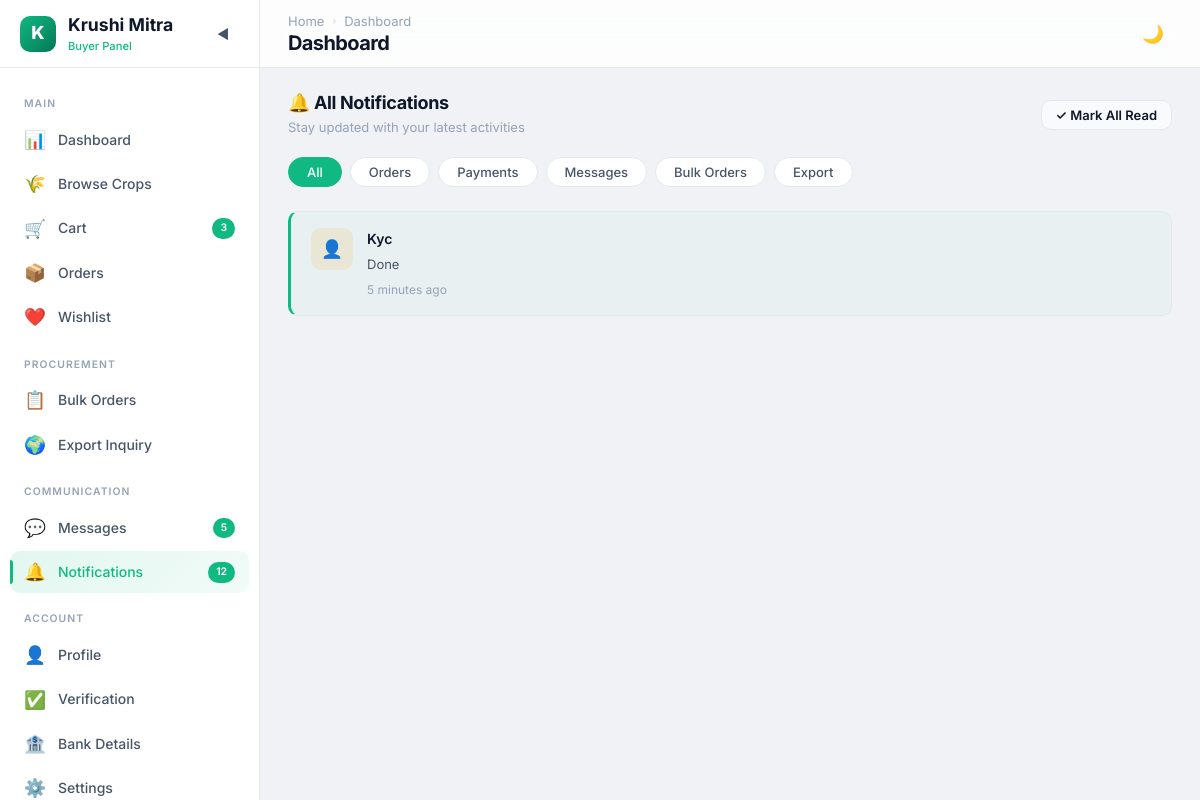
The page /buyer/notifications/ (signed in) on the database as committed earlier.
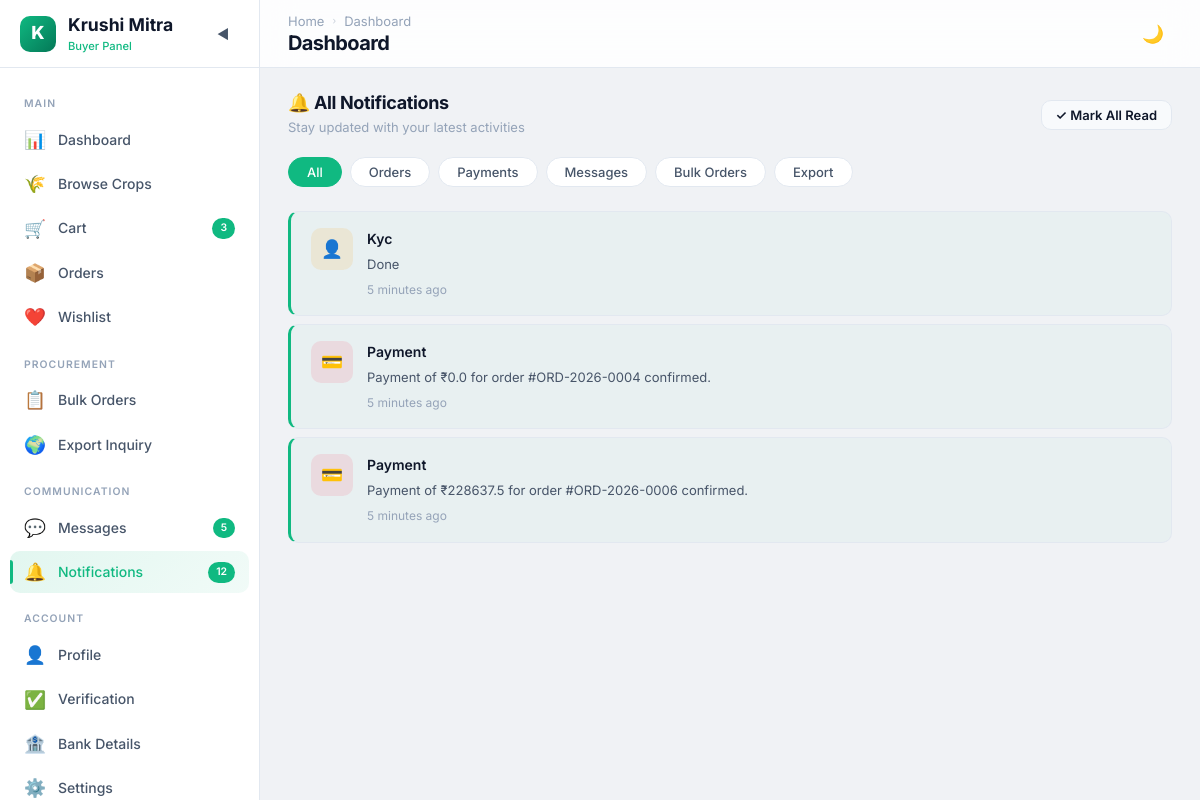
The same page on the database as committed later.
### buyer/models.py (models this page shows, shortened)
class notifications(models.Model):
    NOTIFICATIONS_TYPES= (
        ("Order","Order"),
        ("Payment","Payment"),
        ("Bulk","Bulk"),
        ("Export","Export"),
        ("Kyc","Kyc"),
                            )
    user = models.ForeignKey(Buyer, on_delete=models.CASCADE, related_name='buyer')
    notification_type = models.CharField(max_length=20,choices=NOTIFICATIONS_TYPES)
    message = models.CharField(max_length=100,blank=True,null=True)
    is_readed = models.BooleanField(default=False)
    created_at = models.DateTimeField(auto_now_add=True)

### farmer/views.py (the view)
        def wrapper(request, *args, **kwargs):
            if "contact" in request.session:
                try:
                    user = User.objects.get(contact=request.session['contact'])
                    request.uid = user
                    if user.role not in allowed_roles:
                        messages.error(request, "Access Denied")
                        return redirect('login')
                    return view_function(request, *args, **kwargs)
                except User.DoesNotExist:
                    return redirect('login')
            return redirect('login')

### buyer/views.py (called while the page is built)
@check_login(['Buyer'])
def buyer_notifications(request):
    uid = request.uid
    buyr = Buyer.objects.get(user=uid)
    all_notifications = notifications.objects.filter(user=buyr)
    context={'buyr':buyr,'all_notifications':all_notifications}
    return render(request, "buyer/notifications.html",context)

### farmer/views.py (called while the page is built)
def check_login(allowed_roles):
    def decorator(view_function):
        def wrapper(request, *args, **kwargs):
            if "contact" in request.session:
                try:
                    user = User.objects.get(contact=request.session['contact'])
                    request.uid = user
                    if user.role not in allowed_roles:
                        messages.error(request, "Access Denied")
                        return redirect('login')
                    return view_function(request, *args, **kwargs)
                except User.DoesNotExist:
                    return redirect('login')
            return redirect('login')
        return wrapper
    return decorator

### buyer/templates/buyer/notifications.html (shortened to what this page needs)
<!DOCTYPE html>
{% load static %}
<html lang="en" data-theme="light">
<head>
  <link rel="stylesheet" href="{% static 'buyer/css/style.css' %}">
  <link rel="stylesheet" href="{% static 'buyer/css/notifications.css' %}">
</head>
<body>
  <div class="app-layout">
    <aside class="sidebar">
      <div class="sidebar-header">
        <div class="sidebar-logo">
          <div class="sidebar-logo-icon">K</div>
          <div>
            <div class="sidebar-logo-text">Krushi Mitra</div>
            <span class="sidebar-logo-sub">Buyer Panel</span>
          </div>
        </div>
        <button class="sidebar-toggle">◀</button>
      </div>
      <nav class="sidebar-nav">
        <div class="sidebar-section-label">Main</div>
        <a href="{% url 'buyer_dashboard' %}" class="sidebar-item" data-tooltip="Dashboard"><span
            class="sidebar-item-icon">📊</span><span class="sidebar-item-text">Dashboard</span></a>
        <a href="{% url 'buyer_browse_crops' %}" class="sidebar-item" data-tooltip="Browse Crops"><span
            class="sidebar-item-icon">🌾</span><span class="sidebar-item-text">Browse Crops</span></a>
        <a href="{% url 'buyer_cart' %}" class="sidebar-item" data-tooltip="Cart"><span
            class="sidebar-item-icon">🛒</span><span class="sidebar-item-text">Cart</span><span
            class="sidebar-item-badge">3</span></a>
        <a href="{% url 'buyer_orders' %}" class="sidebar-item" data-tooltip="Orders"><span
            class="sidebar-item-icon">📦</span><span class="sidebar-item-text">Orders</span></a>
        <a href="{% url 'buyer_wishlist' %}" class="sidebar-item" data-tooltip="Wishlist"><span
            class="sidebar-item-icon">❤️</span><span class="sidebar-item-text">Wishlist</span></a>
        <div class="sidebar-section-label">Procurement</div>
        <a href="{% url 'buyer_bulk_order' %}" class="sidebar-item" data-tooltip="Bulk Orders"><span
            class="sidebar-item-icon">📋</span><span class="sidebar-item-text">Bulk Orders</span></a>
        <a href="{% url 'buyer_export_inquiry' %}" class="sidebar-item" data-tooltip="Export Inquiry"><span
            class="sidebar-item-icon">🌍</span><span class="sidebar-item-text">Export Inquiry</span></a>
        <div class="sidebar-section-label">Communication</div>
        <a href="{% url 'buyer_messages' %}" class="sidebar-item" data-tooltip="Messages"><span
            class="sidebar-item-icon">💬</span><span class="sidebar-item-text">Messages</span><span
            class="sidebar-item-badge">5</span></a>
        <a href="{% url 'buyer_notifications' %}" class="sidebar-item active" data-tooltip="Notifications"><span
            class="sidebar-item-icon">🔔</span><span class="sidebar-item-text">Notifications</span><span
            class="sidebar-item-badge">12</span></a>
        <div class="sidebar-section-label">Account</div>
        <a href="{% url 'buyer_profile' %}" class="sidebar-item" data-tooltip="Profile"><span
            class="sidebar-item-icon">👤</span><span class="sidebar-item-text">Profile</span></a>
        <a href="{% url 'buyer_verification' %}" class="sidebar-item" data-tooltip="Verification"><span
            class="sidebar-item-icon">✅</span><span class="sidebar-item-text">Verification</span></a>
        <a href="{% url 'buyer_bank_details' %}" class="sidebar-item" data-tooltip="Bank Details"><span
            class="sidebar-item-icon">🏦</span><span class="sidebar-item-text">Bank Details</span></a>
        <a href="{% url 'buyer_settings' %}" class="sidebar-item" data-tooltip="Settings"><span
            class="sidebar-item-icon">⚙️</span><span class="sidebar-item-text">Settings</span></a>
      </nav>
    </aside>
    <div class="main-wrapper">
      <header class="navbar">
        <div class="navbar-left"><button class="mobile-menu-btn">☰</button>
          <div>
            <div class="breadcrumb"><a href="{% url 'buyer_dashboard' %}">Home</a><span
                class="breadcrumb-sep">›</span><span class="current">Notifications</span></div>
            <h1 class="page-title">Notifications</h1>
          </div>
        </div>
        <div class="navbar-right"><button class="theme-toggle">🌙</button></div>
      </header>
      <main class="main-content">
        <div class="section-header page-reveal">
          <div>
            <h2 class="section-title">🔔 All Notifications</h2>
            <p class="card-subtitle">Stay updated with your latest activities</p>
          </div>
          <button class="btn btn-sm btn-secondary mark-all-read">✓ Mark All Read</button>
        </div>
        <div class="notification-filters page-reveal">
          <button class="notif-filter active">All</button>
          <button class="notif-filter">Orders</button>
          <button class="notif-filter">Payments</button>
          <button class="notif-filter">Messages</button>
          <button class="notif-filter">Bulk Orders</button>
          <button class="notif-filter">Export</button>
        </div>
        <div class="notification-list page-reveal">
          {%for notification in all_notifications%}
          {%if notification.is_readed%}
          <div class="notification-card read">
            {%else%}
            <div class="notification-card unread">
              {%endif%}
              {%if notification.notification_type == "Order"%}
              <div class="notif-icon green">📦</div>
              {%elif notification.notification_type == "Payment"%}
              <div class="notif-icon rose">💳</div>
              {%elif notification.notification_type == "Bulk"%}
              <div class="notif-icon purple">📋</div>
              {%elif notification.notification_type == "Export"%}
              <div class="notif-icon blue">🌍</div>
              {%elif notification.notification_type == "Kyc"%}
              <div class="notif-icon amber">👤</div>
              {%endif%}
              <div class="notif-content">
                <div class="notif-title">{{notification.notification_type}}</div>
                <div class="notif-text">{{notification.message}}</div>
                <div class="notif-time">5 minutes ago</div>
              </div>
            </div>
            {%endfor%}
          </div>
      </main>
    </div>
  </div>
</body>
</html>

### buyer/static/buyer/css/notifications.css (style rules this page uses)
.notification-filters { display: flex; gap: 8px; margin-bottom: 24px; flex-wrap: wrap; }
.notif-filter { padding: 6px 18px; border-radius: var(--radius-full); font-size: 0.8125rem; font-weight: 500; color: var(--text-secondary); background: var(--bg-card); border: 1px solid var(--border-color); transition: all var(--transition-fast); }
.notif-filter.active { background: var(--primary-500); color: white; border-color: var(--primary-500); }
.notification-list { display: flex; flex-direction: column; gap: 2px; }
.notification-card { display: flex; align-items: flex-start; gap: 14px; padding: 16px 20px; background: var(--bg-card); border: var(--card-border); border-radius: var(--radius-md); transition: all var(--transition-fast); margin-bottom: 6px; }
.notification-card.unread { border-left: 3px solid var(--primary-500); background: rgba(16,185,129,0.03); }
.notif-icon { width: 42px; height: 42px; border-radius: var(--radius-md); display: flex; align-items: center; justify-content: center; font-size: 1.1rem; flex-shrink: 0; }
.notif-icon.amber { background: rgba(245,158,11,0.12); }
.notif-icon.rose { background: rgba(244,63,94,0.12); }
.notif-content { flex: 1; }
.notif-title { font-size: 0.875rem; font-weight: 600; color: var(--text-primary); margin-bottom: 4px; }
.notif-text { font-size: 0.8125rem; color: var(--text-secondary); line-height: 1.5; }
.notif-time { font-size: 0.75rem; color: var(--text-muted); margin-top: 6px; }

Rows that differ between the two databases and show on the page:
added notifications: notification_type "Payment", message "Payment of ₹0.0 for order #ORD-2026-0004 confirmed."
added notifications: notification_type "Payment", message "Payment of ₹228637.5 for order #ORD-2026-0006 confirmed."
